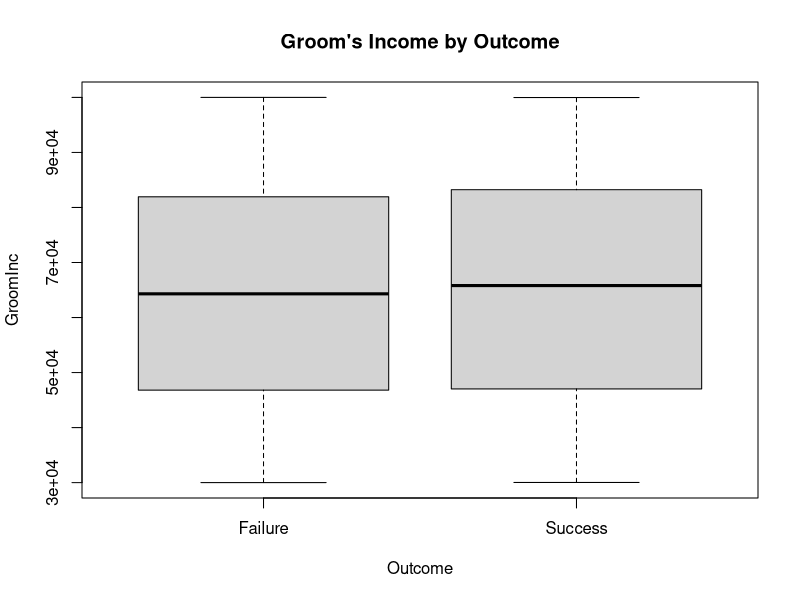
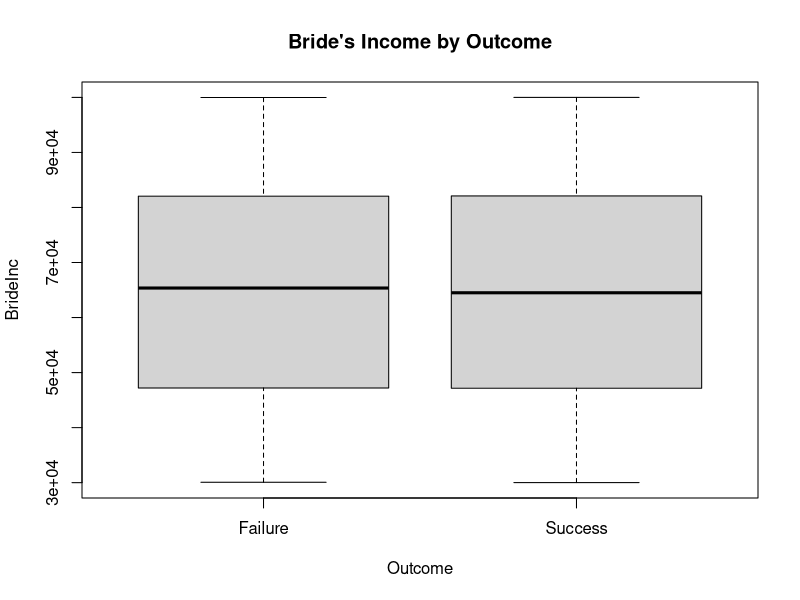
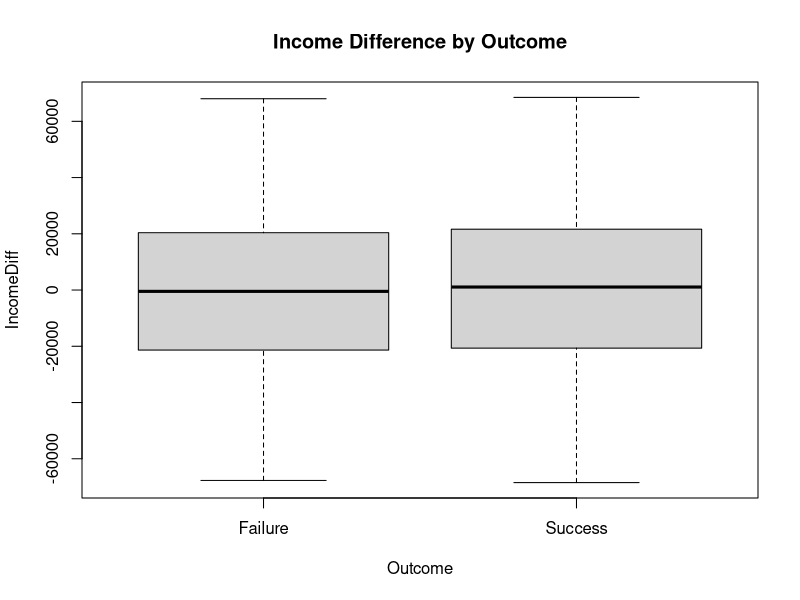
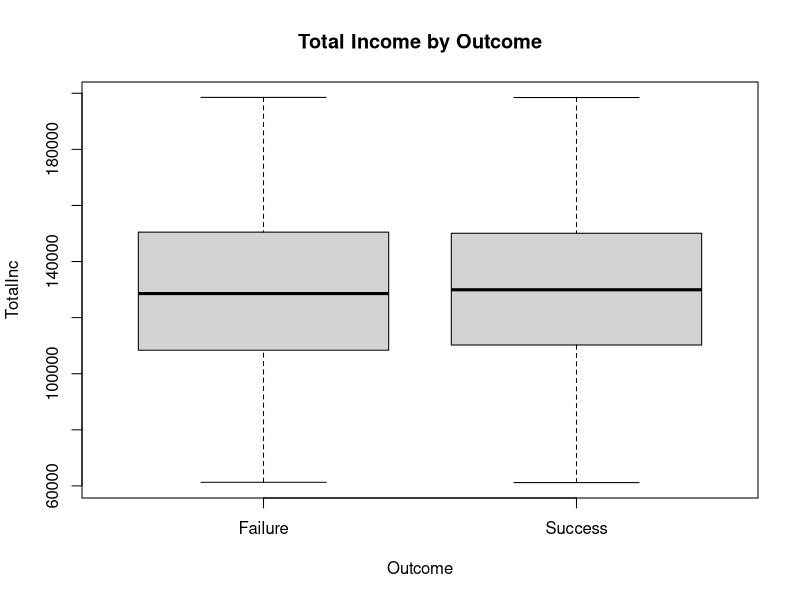

R code for these plots, in order:
library(rpart)
getwd()
setwd("/Users/hetpatel/Data101Fall2024/Data101Fall2024/Assignments/Prediction_Challenge_2")
train <- read.csv("couplesTrain.csv")
test <- read.csv("CouplesTestStudents.csv")
str(train)
summary(train)
colnames(train)
table(train$Outcome)

boxplot(GroomInc ~ Outcome, data = train, main = "Groom's Income by Outcome")
boxplot(BrideInc ~ Outcome, data = train, main = "Bride's Income by Outcome")
table(train$GroomMB, train$Outcome)






train$IncomeDiff <- train$GroomInc - train$BrideInc
boxplot(IncomeDiff ~ Outcome, data = train, main = "Income Difference by Outcome")


train$TotalInc <- train$GroomInc + train$BrideInc
boxplot(TotalInc ~ Outcome, data = train, main = "Total Income by Outcome")


tree <- rpart(Outcome ~ GroomMB + BrideMB + GroomInc + BrideInc + IncomeDiff + TotalInc,
              data = train, 
              method = "class",
              control = rpart.control(minsplit = 50, minbucket = 25, cp = 0.005))

prediction <- predict(tree, train, type = "class")
accuracy <- mean(prediction == train$Outcome)
print(paste("Updated Training Accuracy:", accuracy))


